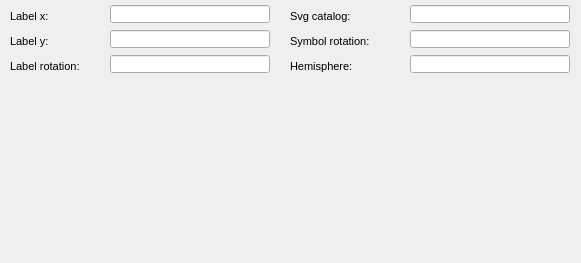
      <widget class="QWidget" name="page_25">
       <property name="geometry">
        <rect>
         <x>0</x>
         <y>0</y>
         <width>581</width>
         <height>263</height>
        </rect>
       </property>
       <attribute name="label">
        <string>Feature graphic design</string>
       </attribute>
       <widget class="QLabel" name="label_label_y">
        <property name="geometry">
         <rect>
          <x>10</x>
          <y>30</y>
          <width>90</width>
          <height>22</height>
         </rect>
        </property>
        <property name="font">
         <font>
          <pointsize>8</pointsize>
         </font>
        </property>
        <property name="frameShape">
         <enum>QFrame::NoFrame</enum>
        </property>
        <property name="frameShadow">
         <enum>QFrame::Plain</enum>
        </property>
        <property name="text">
         <string>Label y:</string>
        </property>
        <property name="textFormat">
         <enum>Qt::AutoText</enum>
        </property>
        <property name="scaledContents">
         <bool>false</bool>
        </property>
        <property name="alignment">
         <set>Qt::AlignLeading|Qt::AlignLeft|Qt::AlignVCenter</set>
        </property>
        <property name="margin">
         <number>3</number>
        </property>
       </widget>
       <widget class="QLineEdit" name="label_x">
        <property name="geometry">
         <rect>
          <x>110</x>
          <y>5</y>
          <width>160</width>
          <height>18</height>
         </rect>
        </property>
        <property name="text">
         <string/>
        </property>
       </widget>
       <widget class="QLineEdit" name="label_rotation">
        <property name="geometry">
         <rect>
          <x>110</x>
          <y>55</y>
          <width>160</width>
          <height>18</height>
         </rect>
        </property>
        <property name="text">
         <string/>
        </property>
       </widget>
       <widget class="QLabel" name="label_rotation">
        <property name="geometry">
         <rect>
          <x>290</x>
          <y>30</y>
          <width>111</width>
          <height>22</height>
         </rect>
        </property>
        <property name="font">
         <font>
          <pointsize>8</pointsize>
         </font>
        </property>
        <property name="frameShape">
         <enum>QFrame::NoFrame</enum>
        </property>
        <property name="frameShadow">
         <enum>QFrame::Plain</enum>
        </property>
        <property name="text">
         <string>Symbol rotation:</string>
        </property>
        <property name="textFormat">
         <enum>Qt::AutoText</enum>
        </property>
        <property name="scaledContents">
         <bool>false</bool>
        </property>
        <property name="alignment">
         <set>Qt::AlignLeading|Qt::AlignLeft|Qt::AlignVCenter</set>
        </property>
        <property name="margin">
         <number>3</number>
        </property>
       </widget>
       <widget class="QLineEdit" name="rotation">
        <property name="geometry">
         <rect>
          <x>410</x>
          <y>30</y>
          <width>160</width>
          <height>18</height>
         </rect>
        </property>
        <property name="text">
         <string/>
        </property>
       </widget>
       <widget class="QLineEdit" name="label_y">
        <property name="geometry">
         <rect>
          <x>110</x>
          <y>30</y>
          <width>160</width>
          <height>18</height>
         </rect>
        </property>
        <property name="text">
         <string/>
        </property>
       </widget>
       <widget class="QLabel" name="label_label_rotation">
        <property name="geometry">
         <rect>
          <x>10</x>
          <y>55</y>
          <width>90</width>
          <height>22</height>
         </rect>
        </property>
        <property name="font">
         <font>
          <pointsize>8</pointsize>
         </font>
        </property>
        <property name="frameShape">
         <enum>QFrame::NoFrame</enum>
        </property>
        <property name="frameShadow">
         <enum>QFrame::Plain</enum>
        </property>
        <property name="text">
         <string>Label rotation:</string>
        </property>
        <property name="textFormat">
         <enum>Qt::AutoText</enum>
        </property>
        <property name="scaledContents">
         <bool>false</bool>
        </property>
        <property name="alignment">
         <set>Qt::AlignLeading|Qt::AlignLeft|Qt::AlignVCenter</set>
        </property>
        <property name="margin">
         <number>3</number>
        </property>
       </widget>
       <widget class="QLabel" name="label_label_x">
        <property name="geometry">
         <rect>
          <x>10</x>
          <y>5</y>
          <width>90</width>
          <height>22</height>
         </rect>
        </property>
        <property name="font">
         <font>
          <pointsize>8</pointsize>
         </font>
        </property>
        <property name="frameShape">
         <enum>QFrame::NoFrame</enum>
        </property>
        <property name="frameShadow">
         <enum>QFrame::Plain</enum>
        </property>
        <property name="text">
         <string>Label x:</string>
        </property>
        <property name="textFormat">
         <enum>Qt::AutoText</enum>
        </property>
        <property name="scaledContents">
         <bool>false</bool>
        </property>
        <property name="alignment">
         <set>Qt::AlignLeading|Qt::AlignLeft|Qt::AlignVCenter</set>
        </property>
        <property name="margin">
         <number>3</number>
        </property>
       </widget>
       <widget class="QLabel" name="label_hemisphere">
        <property name="geometry">
         <rect>
          <x>290</x>
          <y>55</y>
          <width>111</width>
          <height>22</height>
         </rect>
        </property>
        <property name="font">
         <font>
          <pointsize>8</pointsize>
         </font>
        </property>
        <property name="frameShape">
         <enum>QFrame::NoFrame</enum>
        </property>
        <property name="frameShadow">
         <enum>QFrame::Plain</enum>
        </property>
        <property name="text">
         <string>Hemisphere:</string>
        </property>
        <property name="textFormat">
         <enum>Qt::AutoText</enum>
        </property>
        <property name="scaledContents">
         <bool>false</bool>
        </property>
        <property name="alignment">
         <set>Qt::AlignLeading|Qt::AlignLeft|Qt::AlignVCenter</set>
        </property>
        <property name="margin">
         <number>3</number>
        </property>
       </widget>
       <widget class="QLineEdit" name="hemisphere">
        <property name="geometry">
         <rect>
          <x>410</x>
          <y>55</y>
          <width>160</width>
          <height>18</height>
         </rect>
        </property>
        <property name="text">
         <string/>
        </property>
       </widget>
       <widget class="QLabel" name="label_svg">
        <property name="geometry">
         <rect>
          <x>290</x>
          <y>5</y>
          <width>101</width>
          <height>22</height>
         </rect>
        </property>
        <property name="font">
         <font>
          <pointsize>8</pointsize>
         </font>
        </property>
        <property name="frameShape">
         <enum>QFrame::NoFrame</enum>
        </property>
        <property name="frameShadow">
         <enum>QFrame::Plain</enum>
        </property>
        <property name="text">
         <string>Svg catalog:</string>
        </property>
        <property name="textFormat">
         <enum>Qt::AutoText</enum>
        </property>
        <property name="scaledContents">
         <bool>false</bool>
        </property>
        <property name="alignment">
         <set>Qt::AlignLeading|Qt::AlignLeft|Qt::AlignVCenter</set>
        </property>
        <property name="margin">
         <number>3</number>
        </property>
       </widget>
       <widget class="QLineEdit" name="svg">
        <property name="geometry">
         <rect>
          <x>410</x>
          <y>5</y>
          <width>160</width>
          <height>18</height>
         </rect>
        </property>
        <property name="text">
         <string/>
        </property>
       </widget>
      </widget>
